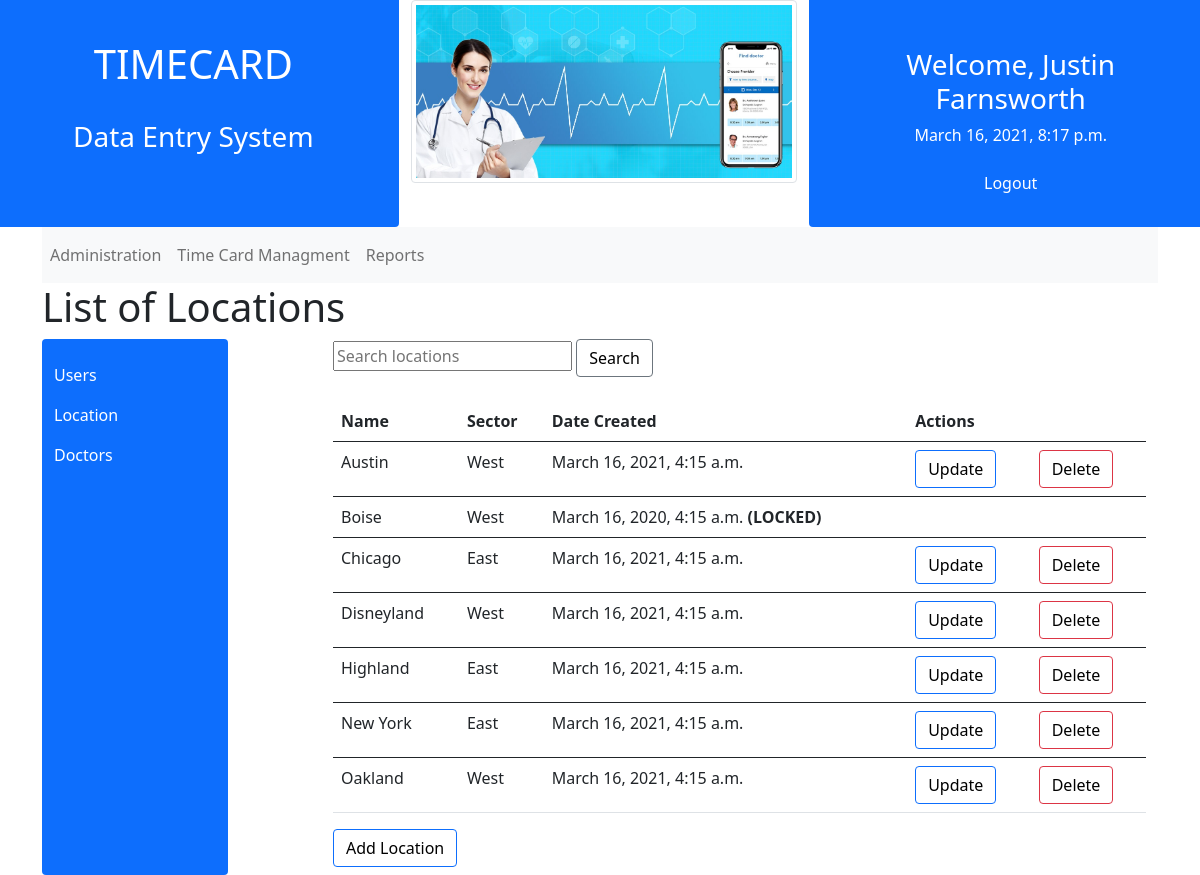
Page /locations/ (signed in) on the earlier database version.
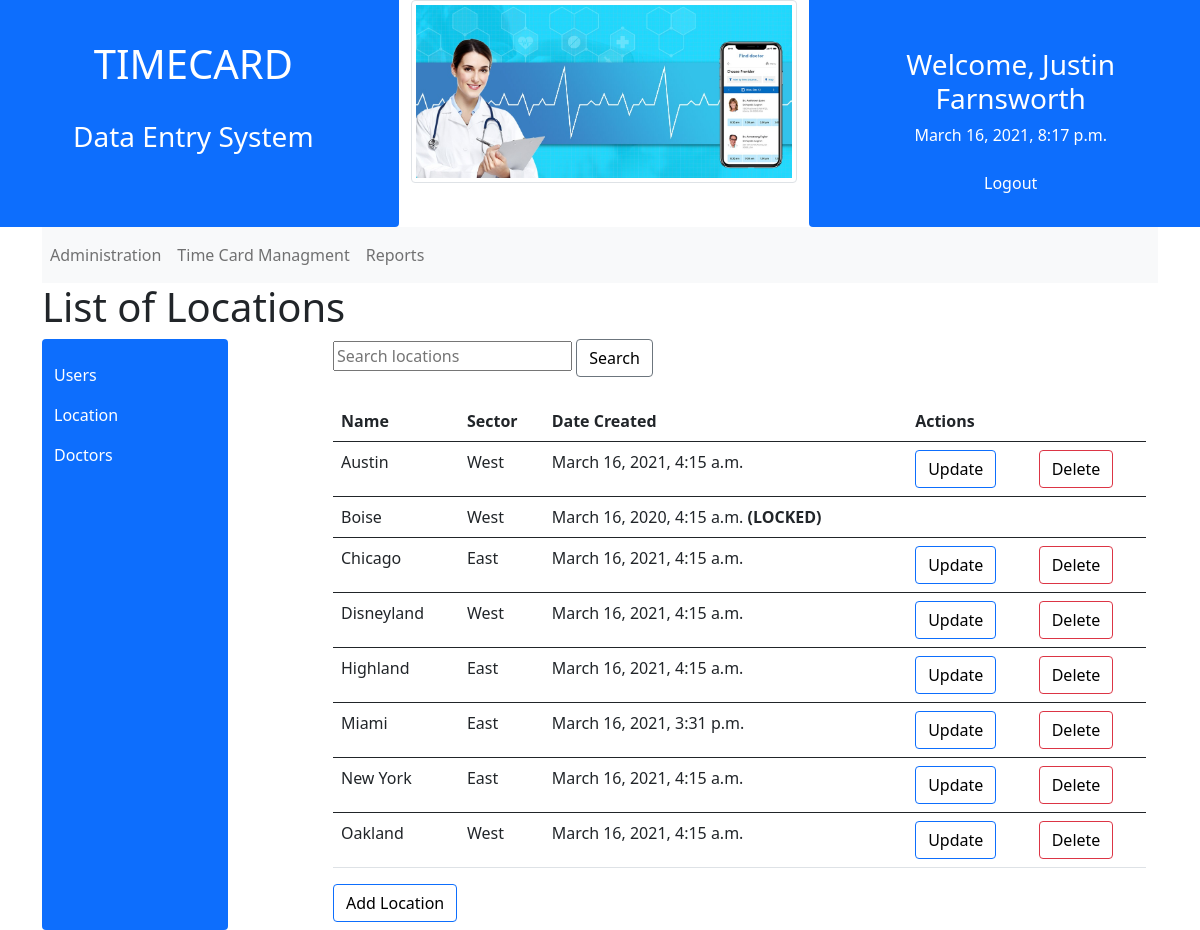
Same page on the later database version.
### locations/models.py (models this page shows, shortened)
class Location(models.Model):
    name = models.CharField(
        unique=True,
        max_length=30,
        null=False,
        validators=[
            RegexValidator(
                regex="^[a-zA-Z0-9,\. :-]+$",
                message="Please insert a valid location name."
            )
        ]
    )
    sector = models.CharField(
        max_length=1,
        null=False,
        choices=SECTORS,
        validators=[
            RegexValidator(
                regex="^[EW]$",
                message="Please insert either E (East) or W (West)."
            )
        ]
    )
    date_created = models.DateTimeField(null=False, default=now)
    def is_locked(self):
        return now() > self.date_created + timedelta(days=45)

### locations/views.py (the view)
# urls.py: path("", views.LocationList.as_view(), name="list"),
class LocationList(LoginRequiredMixin, UserPassesTestMixin, ListView):
    model = Location
    template_name = "locations/list.html"
    context_object_name = "locations"
    ordering = ["name", "sector"]
    extra_context = {"title": "List of Locations"}
    def test_func(self):
        return self.request.user.is_superuser
    def get_queryset(self):
        query = self.request.GET.get("search")
        if query:
            return Location.objects.filter(name__icontains=query.strip()).order_by("name", "sector")
        else:
            return super().get_queryset()

### users/context_processors.py (called while the page is built)
def get_today_date(request):
    return {"today_date": now().today()}

### users/models.py (called while the page is built)
def full_name(self):
    return f"{self.first_name} {self.last_name}"

### locations/templates/locations/list.html
{% extends "base/base.html" %}
{% block content %}
<div class="container">
    <div class="row justify-content-between mt-2">
        <div class="col-sm-2 bg-primary text-white rounded pt-3">
            <div>
                <ul class="navbar-nav text-white">
                  <li class="nav-item active">
                    <a class="nav-link text-white" href="{% url 'users:admin_list' %}">Users</a>
                  </li>
                  <li class="nav-item">
                    <a class="nav-link text-white" href="{% url 'locations:list' %}">Location</a>
                  </li>
                  <li class="nav-item">
                    <a class="nav-link text-white" href="{% url 'users:doctor_list' %}">Doctors</a>
                  </li>
                </ul>
              </div>
        </div>
        <div class="col-sm-9">
            <form action="{% url 'locations:list' %}" method="get">
                <input name="search" type="text" placeholder="Search locations">
                <button type="submit" class="btn btn-secondary">Search</button>
            </form>
            {% if locations %}
            <table class="table mt-4">
                <thead>
                <tr>
                    <th scope="col">Name</th>
                    <th scope="col">Sector</th>
                    <th scope="col">Date Created</th>
                    <th colspan="2">Actions</th>
                </tr>
                </thead>
                {% for location in locations %}
                <tbody>
                    <tr>
                        <td>{{ location.name }}</td>
                        <td>
                            {% if location.sector == "E" %}
                                East
                            {% elif location.sector == "W" %}
                                West
                            {% endif %}
                        </td>
                        <td>
                            {{ location.date_created }}
                            {% if location.is_locked %} <b>(LOCKED)</b> {% endif %}
                        </td>
                        {% if user.is_superuser and not location.is_locked %}
                            <td><a href="{% url 'locations:update' location.id %}" class="btn btn-primary">Update</a></td>
                            <td><a href="{% url 'locations:delete' location.id %}" class="btn btn-danger">Delete</a></td>
                        {% else %}
                            <td></td>
                            <td></td>
                        {% endif %}
                    </tr>
                {% endfor %}
                </tbody>
            </table>
            {% else %}
                <h1>No locations are listed at this time.</h1>
            {% endif %}
            <h4><a href="{% url 'locations:create' %}" class="btn btn-primary">Add Location</a></h4>
        </div>
</div>
{% endblock content %}

Differences in the rows shown:
added Location: name "Miami", sector "East", date_created "March 16, 2021, 3:31 p.m.", shows "Update"
